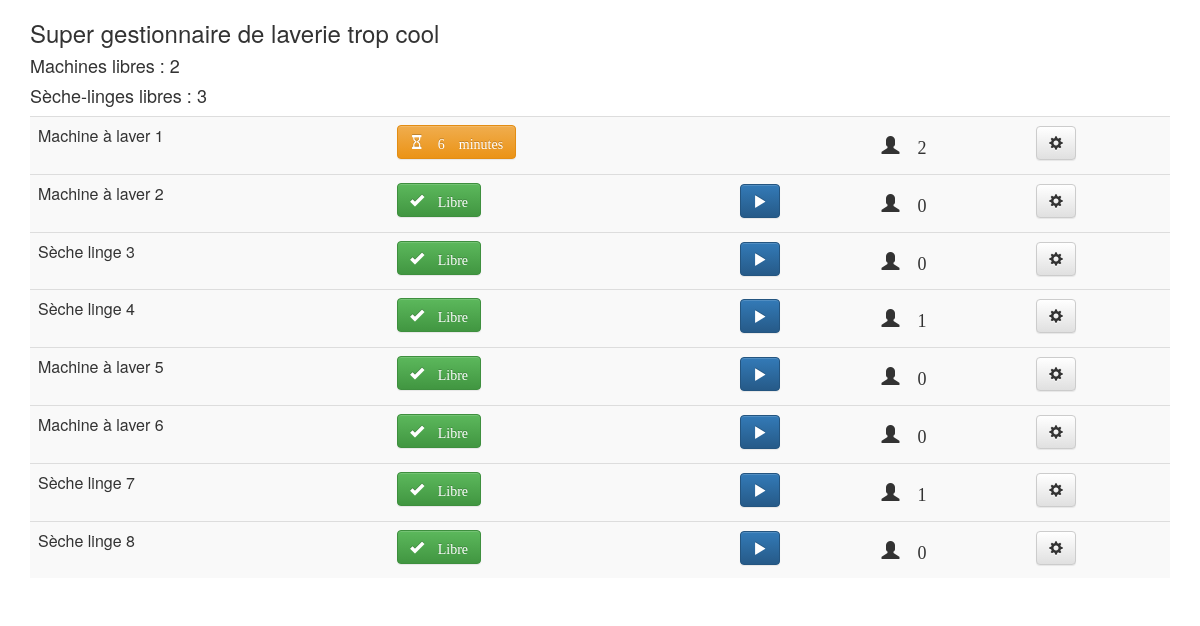
/laverie/interesse/1, run on the app's committed database.
### laverie/models.py (models this page shows, shortened)
class Appareil(models.Model):
    duree = models.IntegerField(default=50)
    heure_fin = models.DateTimeField(default=timezone.now)
    temps_restant = models.DurationField(default=timezone.timedelta(),null=True)
    interesses = models.IntegerField(default=0)
    libre = models.BooleanField(default=True)
    TYPES = (
        ('machine', 'Machine à laver'),
        ('seche_linge', 'Sèche linge'),
    )
    type = models.CharField(max_length=20, choices=TYPES, default='machine')
    def __str__(self):
        if self.type == 'machine':
            type = 'Machine à laver'
        else:
            type = 'Sèche linge'
        return type + " " + str(self.id)
    def add_interesse(self):
        self.interesses += 1
        self.save()
    def actualiser(self):
        temps_restant = self.temps_restant = self.heure_fin - timezone.now()
        if self.libre:
            if temps_restant.days >= 0:
                self.libre = False
        else:
            if temps_restant.days >= 0:
                self.temps_restant = temps_restant
            else:
                self.libre = True
                self.temps_restant = timezone.timedelta()
        self.save()
    def get_minutes_restantes(self):
        return (60+self.temps_restant.seconds)//60
    def reste_longtemps(self):
        return self.get_minutes_restantes() > 15

### laverie/views.py (the view)
# urls.py: url(r'interesse/(?P<id>[0-9]+)$', views.interesse, name='interesse'),
def interesse(request, id):
    appareil = Appareil.objects.get(id=id)
    appareil.add_interesse()
    return index(request)

### laverie/views.py (called while the page is built)
def index(request):
    appareils = Appareil.objects.all()
    nb_machines_libres = Appareil.objects.filter(type="machine", libre=True).count()
    nb_seche_linges_libres = Appareil.objects.filter(type="seche_linge", libre=True).count()
    for a in appareils:
        a.actualiser()
        a.save()
    return render(request, 'laverie/index.html', locals())

### laverie/templates/laverie/index.html (shortened to what this page needs)
<!DOCTYPE html>
<html lang="fr">
<head>
    <link rel="stylesheet" href="https://maxcdn.bootstrapcdn.com/bootstrap/3.3.6/css/bootstrap.min.css">
    <link rel="stylesheet" href="https://maxcdn.bootstrapcdn.com/bootstrap/3.3.6/css/bootstrap-theme.min.css">
</head>
<body>
<div class="container" >
    <h3>Super gestionnaire de laverie trop cool</h3>
    <h4>Machines libres : {{ nb_machines_libres }} </h4>
    <h4>Sèche-linges libres :  {{ nb_seche_linges_libres }} </h4>
    <table class="table table-responsive table-striped">
        <tbody>
        {% for appareil in appareils %}
            <tr>
                <td>
                    <span class = "panel-title">{{ appareil }}</span>
                </td>
                <td>
                    {% if appareil.libre %}
                        <div class="btn btn-success">
                            <div class="glyphicon glyphicon-ok"> Libre</div>
                        </div>
                    {% else %}
                        {% if appareil.reste_longtemps %}
                            <div class="btn btn-danger">
                                <div class="glyphicon glyphicon-hourglass"> {{ appareil.get_minutes_restantes }} minutes</div>
                            </div>
                        {% else %}
                            <div class="btn btn-warning">
                                <div class="glyphicon glyphicon-hourglass"> {{ appareil.get_minutes_restantes }} minutes</div>
                            </div>
                        {% endif %}
                    {% endif %}
                </td>
                <td>
                    {% if appareil.libre %}
                        <button type="button" class="btn btn-primary glyphicon glyphicon-play "
                                onclick="lancer_decompte({{ appareil.id }})">
                        </button>
                    {% endif %}
                </td>
                <td>
                    <h4>
                        <div class="glyphicon glyphicon-user"> {{  appareil.interesses }}</div>
                    </h4>
                </td>
                <td>
                    <button type = "button"
                            data-toggle = "collapse"
                            class="btn btn-default glyphicon glyphicon-cog"
                            data-target="#options_{{ appareil.id }}">
                    </button>
                </td>
            </tr>
        {% endfor %}
        </tbody>
    </table>
</div>
</body>
</html>

### data on the page
Appareil: type+id "Machine à laver 1", get_minutes_restantes "6", interesses "2"
Appareil: type+id "Machine à laver 2", libre "Libre", interesses "0"
Appareil: type+id "Sèche linge 3", libre "Libre", interesses "0"
Appareil: type+id "Sèche linge 4", libre "Libre", interesses "1"
Appareil: type+id "Machine à laver 5", libre "Libre", interesses "0"
Appareil: type+id "Machine à laver 6", libre "Libre", interesses "0"
Appareil: type+id "Sèche linge 7", libre "Libre", interesses "1"
Appareil: type+id "Sèche linge 8", libre "Libre", interesses "0"

### other printed values
{{ nb_machines_libres }} "2"
{{ nb_seche_linges_libres }} "3"
